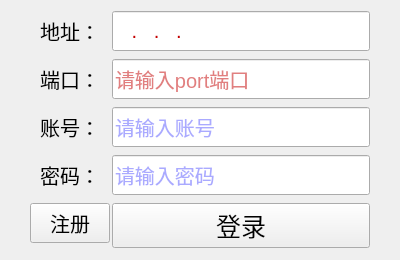
<?xml version="1.0" encoding="UTF-8"?>
<ui version="4.0">
 <class>Login</class>
 <widget class="QWidget" name="Login">
  <property name="geometry">
   <rect>
    <x>0</x>
    <y>0</y>
    <width>400</width>
    <height>260</height>
   </rect>
  </property>
  <property name="windowTitle">
   <string>客户端登录</string>
  </property>
  <layout class="QVBoxLayout" name="verticalLayout">
   <property name="spacing">
    <number>0</number>
   </property>
   <property name="leftMargin">
    <number>0</number>
   </property>
   <property name="topMargin">
    <number>0</number>
   </property>
   <property name="rightMargin">
    <number>0</number>
   </property>
   <property name="bottomMargin">
    <number>0</number>
   </property>
   <item>
    <widget class="QStackedWidget" name="stackedWidget">
     <property name="sizePolicy">
      <sizepolicy hsizetype="Expanding" vsizetype="Fixed">
       <horstretch>0</horstretch>
       <verstretch>0</verstretch>
      </sizepolicy>
     </property>
     <property name="minimumSize">
      <size>
       <width>0</width>
       <height>40</height>
      </size>
     </property>
     <property name="currentIndex">
      <number>0</number>
     </property>
     <widget class="QWidget" name="page">
      <layout class="QFormLayout" name="formLayout">
       <property name="labelAlignment">
        <set>Qt::AlignCenter</set>
       </property>
       <property name="formAlignment">
        <set>Qt::AlignCenter</set>
       </property>
       <property name="horizontalSpacing">
        <number>2</number>
       </property>
       <property name="verticalSpacing">
        <number>8</number>
       </property>
       <property name="leftMargin">
        <number>30</number>
       </property>
       <property name="topMargin">
        <number>0</number>
       </property>
       <property name="rightMargin">
        <number>30</number>
       </property>
       <property name="bottomMargin">
        <number>0</number>
       </property>
       <item row="2" column="0">
        <widget class="QLabel" name="label">
         <property name="minimumSize">
          <size>
           <width>0</width>
           <height>40</height>
          </size>
         </property>
         <property name="font">
          <font>
           <pointsize>15</pointsize>
          </font>
         </property>
         <property name="text">
          <string>账号：</string>
         </property>
         <property name="alignment">
          <set>Qt::AlignCenter</set>
         </property>
        </widget>
       </item>
       <item row="2" column="1">
        <widget class="QLineEdit" name="lineEditId">
         <property name="sizePolicy">
          <sizepolicy hsizetype="Expanding" vsizetype="Fixed">
           <horstretch>0</horstretch>
           <verstretch>0</verstretch>
          </sizepolicy>
         </property>
         <property name="minimumSize">
          <size>
           <width>0</width>
           <height>40</height>
          </size>
         </property>
         <property name="font">
          <font>
           <pointsize>15</pointsize>
          </font>
         </property>
         <property name="styleSheet">
          <string notr="true">color: rgb(85, 85, 255);</string>
         </property>
         <property name="maxLength">
          <number>8</number>
         </property>
         <property name="placeholderText">
          <string>请输入账号</string>
         </property>
        </widget>
       </item>
       <item row="3" column="0">
        <widget class="QLabel" name="label_2">
         <property name="minimumSize">
          <size>
           <width>0</width>
           <height>40</height>
          </size>
         </property>
         <property name="font">
          <font>
           <pointsize>15</pointsize>
          </font>
         </property>
         <property name="text">
          <string>密码：</string>
         </property>
         <property name="alignment">
          <set>Qt::AlignCenter</set>
         </property>
        </widget>
       </item>
       <item row="3" column="1">
        <widget class="QLineEdit" name="lineEditPswd">
         <property name="minimumSize">
          <size>
           <width>0</width>
           <height>40</height>
          </size>
         </property>
         <property name="font">
          <font>
           <pointsize>15</pointsize>
          </font>
         </property>
         <property name="styleSheet">
          <string notr="true">color: rgb(85, 85, 255);</string>
         </property>
         <property name="maxLength">
          <number>15</number>
         </property>
         <property name="echoMode">
          <enum>QLineEdit::Password</enum>
         </property>
         <property name="placeholderText">
          <string>请输入密码</string>
         </property>
        </widget>
       </item>
       <item row="4" column="0">
        <widget class="QPushButton" name="btnGoSignIn">
         <property name="minimumSize">
          <size>
           <width>0</width>
           <height>40</height>
          </size>
         </property>
         <property name="font">
          <font>
           <pointsize>15</pointsize>
          </font>
         </property>
         <property name="text">
          <string>注册</string>
         </property>
        </widget>
       </item>
       <item row="4" column="1">
        <widget class="QPushButton" name="btnLogin">
         <property name="minimumSize">
          <size>
           <width>0</width>
           <height>40</height>
          </size>
         </property>
         <property name="font">
          <font>
           <pointsize>19</pointsize>
          </font>
         </property>
         <property name="text">
          <string>登录</string>
         </property>
        </widget>
       </item>
       <item row="1" column="0">
        <widget class="QLabel" name="label_9">
         <property name="minimumSize">
          <size>
           <width>0</width>
           <height>40</height>
          </size>
         </property>
         <property name="font">
          <font>
           <pointsize>15</pointsize>
          </font>
         </property>
         <property name="text">
          <string>端口：</string>
         </property>
         <property name="alignment">
          <set>Qt::AlignCenter</set>
         </property>
        </widget>
       </item>
       <item row="1" column="1">
        <widget class="QLineEdit" name="lineEditPort">
         <property name="sizePolicy">
          <sizepolicy hsizetype="Expanding" vsizetype="Fixed">
           <horstretch>0</horstretch>
           <verstretch>0</verstretch>
          </sizepolicy>
         </property>
         <property name="minimumSize">
          <size>
           <width>0</width>
           <height>40</height>
          </size>
         </property>
         <property name="font">
          <font>
           <pointsize>15</pointsize>
          </font>
         </property>
         <property name="styleSheet">
          <string notr="true">color: rgb(195, 0, 0);</string>
         </property>
         <property name="maxLength">
          <number>8</number>
         </property>
         <property name="placeholderText">
          <string>请输入port端口</string>
         </property>
        </widget>
       </item>
       <item row="0" column="0">
        <widget class="QLabel" name="label_10">
         <property name="minimumSize">
          <size>
           <width>0</width>
           <height>40</height>
          </size>
         </property>
         <property name="font">
          <font>
           <pointsize>15</pointsize>
          </font>
         </property>
         <property name="text">
          <string>地址：</string>
         </property>
         <property name="alignment">
          <set>Qt::AlignCenter</set>
         </property>
        </widget>
       </item>
       <item row="0" column="1">
        <widget class="QLineEdit" name="lineEditIp">
         <property name="sizePolicy">
          <sizepolicy hsizetype="Expanding" vsizetype="Fixed">
           <horstretch>0</horstretch>
           <verstretch>0</verstretch>
          </sizepolicy>
         </property>
         <property name="minimumSize">
          <size>
           <width>0</width>
           <height>40</height>
          </size>
         </property>
         <property name="font">
          <font>
           <pointsize>15</pointsize>
          </font>
         </property>
         <property name="styleSheet">
          <string notr="true">color: rgb(195, 0, 0);</string>
         </property>
         <property name="inputMask">
          <string>000.000.000.000</string>
         </property>
         <property name="maxLength">
          <number>15</number>
         </property>
         <property name="placeholderText">
          <string>请输入ip地址</string>
         </property>
        </widget>
       </item>
      </layout>
     </widget>
     <widget class="QWidget" name="page_2">
      <property name="font">
       <font>
        <pointsize>15</pointsize>
       </font>
      </property>
      <layout class="QFormLayout" name="formLayout_2">
       <property name="labelAlignment">
        <set>Qt::AlignRight|Qt::AlignTrailing|Qt::AlignVCenter</set>
       </property>
       <property name="formAlignment">
        <set>Qt::AlignCenter</set>
       </property>
       <property name="horizontalSpacing">
        <number>2</number>
       </property>
       <property name="verticalSpacing">
        <number>8</number>
       </property>
       <property name="leftMargin">
        <number>30</number>
       </property>
       <property name="topMargin">
        <number>0</number>
       </property>
       <property name="rightMargin">
        <number>30</number>
       </property>
       <property name="bottomMargin">
        <number>0</number>
       </property>
       <item row="0" column="0">
        <widget class="QLabel" name="label_6">
         <property name="minimumSize">
          <size>
           <width>0</width>
           <height>40</height>
          </size>
         </property>
         <property name="text">
          <string>账号：</string>
         </property>
         <property name="alignment">
          <set>Qt::AlignCenter</set>
         </property>
        </widget>
       </item>
       <item row="0" column="1">
        <widget class="QLineEdit" name="lineEditSignInId">
         <property name="sizePolicy">
          <sizepolicy hsizetype="Expanding" vsizetype="Fixed">
           <horstretch>0</horstretch>
           <verstretch>0</verstretch>
          </sizepolicy>
         </property>
         <property name="minimumSize">
          <size>
           <width>0</width>
           <height>40</height>
          </size>
         </property>
         <property name="font">
          <font>
           <pointsize>15</pointsize>
          </font>
         </property>
         <property name="placeholderText">
          <string>请输入数字或字母组合</string>
         </property>
        </widget>
       </item>
       <item row="1" column="0">
        <widget class="QLabel" name="label_3">
         <property name="minimumSize">
          <size>
           <width>0</width>
           <height>40</height>
          </size>
         </property>
         <property name="text">
          <string>昵称：</string>
         </property>
         <property name="alignment">
          <set>Qt::AlignCenter</set>
         </property>
        </widget>
       </item>
       <item row="1" column="1">
        <widget class="QLineEdit" name="lineEditNickname">
         <property name="sizePolicy">
          <sizepolicy hsizetype="Expanding" vsizetype="Fixed">
           <horstretch>0</horstretch>
           <verstretch>0</verstretch>
          </sizepolicy>
         </property>
         <property name="minimumSize">
          <size>
           <width>0</width>
           <height>40</height>
          </size>
         </property>
         <property name="font">
          <font>
           <pointsize>15</pointsize>
          </font>
         </property>
         <property name="placeholderText">
          <string>最多8个字符</string>
         </property>
        </widget>
       </item>
       <item row="2" column="0">
        <widget class="QLabel" name="label_4">
         <property name="minimumSize">
          <size>
           <width>0</width>
           <height>40</height>
          </size>
         </property>
         <property name="text">
          <string>密码：</string>
         </property>
         <property name="alignment">
          <set>Qt::AlignCenter</set>
         </property>
        </widget>
       </item>
       <item row="2" column="1">
        <widget class="QLineEdit" name="lineEditSignInPswd2">
         <property name="sizePolicy">
          <sizepolicy hsizetype="Expanding" vsizetype="Fixed">
           <horstretch>0</horstretch>
           <verstretch>0</verstretch>
          </sizepolicy>
         </property>
         <property name="minimumSize">
          <size>
           <width>0</width>
           <height>40</height>
          </size>
         </property>
         <property name="font">
          <font>
           <pointsize>15</pointsize>
          </font>
         </property>
         <property name="placeholderText">
          <string>最多15位</string>
         </property>
        </widget>
       </item>
       <item row="3" column="0">
        <widget class="QLabel" name="label_5">
         <property name="minimumSize">
          <size>
           <width>0</width>
           <height>40</height>
          </size>
         </property>
         <property name="text">
          <string>确认：</string>
         </property>
         <property name="alignment">
          <set>Qt::AlignCenter</set>
         </property>
        </widget>
       </item>
       <item row="3" column="1">
        <widget class="QLineEdit" name="lineEditSignInPswd">
         <property name="sizePolicy">
          <sizepolicy hsizetype="Expanding" vsizetype="Fixed">
           <horstretch>0</horstretch>
           <verstretch>0</verstretch>
          </sizepolicy>
         </property>
         <property name="minimumSize">
          <size>
           <width>0</width>
           <height>40</height>
          </size>
         </property>
         <property name="font">
          <font>
           <pointsize>15</pointsize>
          </font>
         </property>
         <property name="placeholderText">
          <string>再次输入密码</string>
         </property>
        </widget>
       </item>
       <item row="4" column="0">
        <widget class="QPushButton" name="btnBack">
         <property name="sizePolicy">
          <sizepolicy hsizetype="Minimum" vsizetype="Expanding">
           <horstretch>0</horstretch>
           <verstretch>0</verstretch>
          </sizepolicy>
         </property>
         <property name="minimumSize">
          <size>
           <width>0</width>
           <height>40</height>
          </size>
         </property>
         <property name="text">
          <string>返回</string>
         </property>
        </widget>
       </item>
       <item row="4" column="1">
        <widget class="QPushButton" name="btnSignIn">
         <property name="sizePolicy">
          <sizepolicy hsizetype="Minimum" vsizetype="Expanding">
           <horstretch>0</horstretch>
           <verstretch>0</verstretch>
          </sizepolicy>
         </property>
         <property name="minimumSize">
          <size>
           <width>0</width>
           <height>40</height>
          </size>
         </property>
         <property name="font">
          <font>
           <pointsize>19</pointsize>
          </font>
         </property>
         <property name="text">
          <string>注册</string>
         </property>
        </widget>
       </item>
      </layout>
     </widget>
    </widget>
   </item>
  </layout>
 </widget>
 <resources/>
 <connections/>
</ui>
